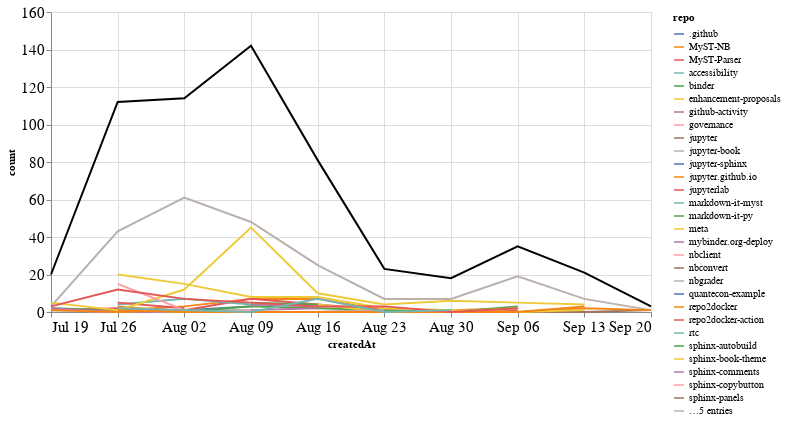

Write notebook code for a chart like this one.
### Markdown cell above
## Comments

### Code cell
comments_time = comments.groupby('repo').resample('W', on='createdAt').count()['author'].reset_index()
comments_time = comments_time.rename(columns={'author': 'count'})
comments_time_total = comments_time.groupby('createdAt').agg({"count": "sum"}).reset_index()
ch1 = alt.Chart(comments_time, width=600).mark_line().encode(
    x='createdAt',
    y='count',
    color='repo',
    tooltip="repo"
)

ch2 = alt.Chart(comments_time_total, width=600).mark_line(color="black").encode(
    x='createdAt',
    y='count',
)

ch1 + ch2

### Figure 1 — Vega-Lite specification as saved in the notebook (floating-point values rounded to 4 significant figures; data arrays with more than 128 entries replaced by an {"elided": "..."} marker saying what was removed)
{"config": {"axisLeft": {"labelFontSize": 15}, "axisBottom": {"labelFontSize": 15}}, "layer": [{"data": {"name": "data-4ac1baa82012c5bbe6fefb0d5663d259"}, "mark": "line", "encoding": {"color": {"type": "nominal", "field": "repo"}, "tooltip": {"type": "nominal", "field": "repo"}, "x": {"type": "temporal", "field": "createdAt"}, "y": {"type": "quantitative", "field": "count"}}, "width": 600}, {"data": {"name": "data-a94d1b21b561e859049a710e1eb511b2"}, "mark": {"type": "line", "color": "black"}, "encoding": {"x": {"type": "temporal", "field": "createdAt"}, "y": {"type": "quantitative", "field": "count"}}, "width": 600}], "$schema": "https://vega.github.io/schema/vega-lite/v4.8.1.json", "datasets": {"data-4ac1baa82012c5bbe6fefb0d5663d259": {"elided": "140 records"}, "data-a94d1b21b561e859049a710e1eb511b2": [{"createdAt": "2020-07-19T00:00:00", "count": 20}, {"createdAt": "2020-07-26T00:00:00", "count": 112}, {"createdAt": "2020-08-02T00:00:00", "count": 114}, {"createdAt": "2020-08-09T00:00:00", "count": 142}, {"createdAt": "2020-08-16T00:00:00", "count": 81}, {"createdAt": "2020-08-23T00:00:00", "count": 23}, {"createdAt": "2020-08-30T00:00:00", "count": 18}, {"createdAt": "2020-09-06T00:00:00", "count": 35}, {"createdAt": "2020-09-13T00:00:00", "count": 21}, {"createdAt": "2020-09-20T00:00:00", "count": 3}]}}
